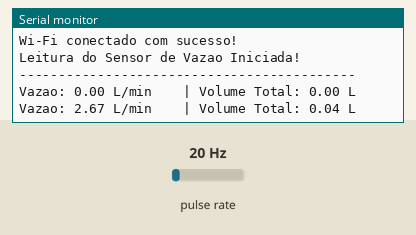
The sketch below on a simulated ESP32. On the bench: the last lines printed to the serial monitor. Wiring (inferred from the names in the program): pulse sensor: data GPIO 32. The test bench sets the inputs (shaded band); at power-on: pulse rate 20 Hz. WiFi joins after 1.5 s; servers stay silent unless stated.

Above: at 2.7 s.
2.8 s: pulse rate (sensor on GPIO 32) set to 4 Hz
At 4.1 s:
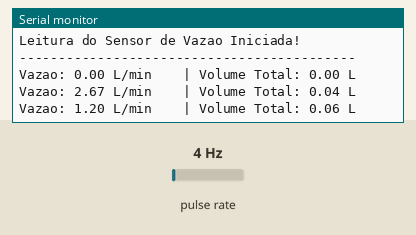
4.3 s: pulse rate (sensor on GPIO 32) set to 50 Hz
At 5.2 s:
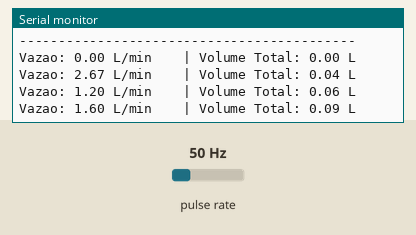
Timing chart, 0 to 7.3 s (numbered marks = the images above; inputs shaded):
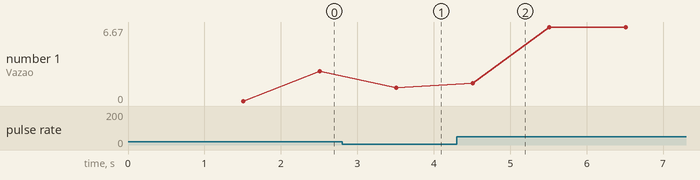

The sketch:

Ic.ino
```cpp
#include <WiFi.h>
#include "ThingSpeak.h"

// ==========================================
// CONFIGURAÇÕES DE REDE E THINGSPEAK
// ==========================================
const char* ssid = "MONTRESOL";       // Substitua pelo nome da sua rede
const char* password = "g28022004";   // Substitua pela senha da sua rede

unsigned long myChannelNumber = 3465873;      // Substitua pelo seu Channel ID (número)
const char * myWriteAPIKey = "40S9VR89O1068B9A";   // Substitua pela sua Write API Key (entre aspas)

WiFiClient client;

// ==========================================
// CONFIGURAÇÕES DO SENSOR
// ==========================================
const int pinSensorVazao = 32;

volatile int contadorPulsos = 0;
unsigned long tempoAnteriorSensor = 0;
unsigned long tempoAnteriorThingSpeak = 0; // Novo timer exclusivo para o ThingSpeak

float vazaoLPM = 0.0;
float volumeTotal = 0.0;

// Função de interrupção
void IRAM_ATTR contarPulsos() {
  contadorPulsos++;
}

void setup() {
  Serial.begin(115200);

  // 1. Configuração do Wi-Fi
  Serial.println("Conectando ao Wi-Fi...");
  WiFi.begin(ssid, password);
  while (WiFi.status() != WL_CONNECTED) {
    delay(500);
    Serial.print(".");
  }
  Serial.println("\nWi-Fi conectado com sucesso!");

  // 2. Inicializa o cliente ThingSpeak
  ThingSpeak.begin(client);

  // 3. Configuração do Sensor
  pinMode(pinSensorVazao, INPUT_PULLUP);
  attachInterrupt(digitalPinToInterrupt(pinSensorVazao), contarPulsos, RISING);

  Serial.println("Leitura do Sensor de Vazao Iniciada!");
  Serial.println("-------------------------------------------");
}

void loop() {

  // ==========================================
  // BLOCO 1: LEITURA DO SENSOR (A CADA 1 SEGUNDO)
  // ==========================================
  if (millis() - tempoAnteriorSensor >= 1000) {
    detachInterrupt(digitalPinToInterrupt(pinSensorVazao));

    vazaoLPM = contadorPulsos / 7.5;
    volumeTotal += (vazaoLPM / 60.0);

    Serial.print("Vazao: ");
    Serial.print(vazaoLPM);
    Serial.print(" L/min \t | Volume Total: ");
    Serial.print(volumeTotal);
    Serial.println(" L");

    contadorPulsos = 0;
    tempoAnteriorSensor = millis();

    attachInterrupt(digitalPinToInterrupt(pinSensorVazao), contarPulsos, RISING);
  }

  // ==========================================
  // BLOCO 2: ENVIO PARA O THINGSPEAK (A CADA 20 SEGUNDOS)
  // ==========================================
  if (millis() - tempoAnteriorThingSpeak >= 20000) {

    // Configura os campos com as variáveis do sensor
    ThingSpeak.setField(1, vazaoLPM);
    ThingSpeak.setField(2, volumeTotal);

    // Envia os dados e captura o código de retorno
    int httpCode = ThingSpeak.writeFields(myChannelNumber, myWriteAPIKey);

    if (httpCode == 200) {
      Serial.println("---> Dados enviados ao ThingSpeak com sucesso!");
    } else {
      Serial.print("---> Erro ao enviar dados. Codigo HTTP: ");
      Serial.println(httpCode);
    }

    // Atualiza o tempo do último envio
    tempoAnteriorThingSpeak = millis();
  }
}
```

Measured:
- after the input at 2.8 s, the serial monitor: prints a new line after 0.71 s (image 1)
- after the input at 4.3 s, the serial monitor: prints a new line after 0.21 s (image 2)
- plotted number 1: 2.67 → 1.2 after the input at 2.8 s, 1.2 → 6.67 after the input at 4.3 s
